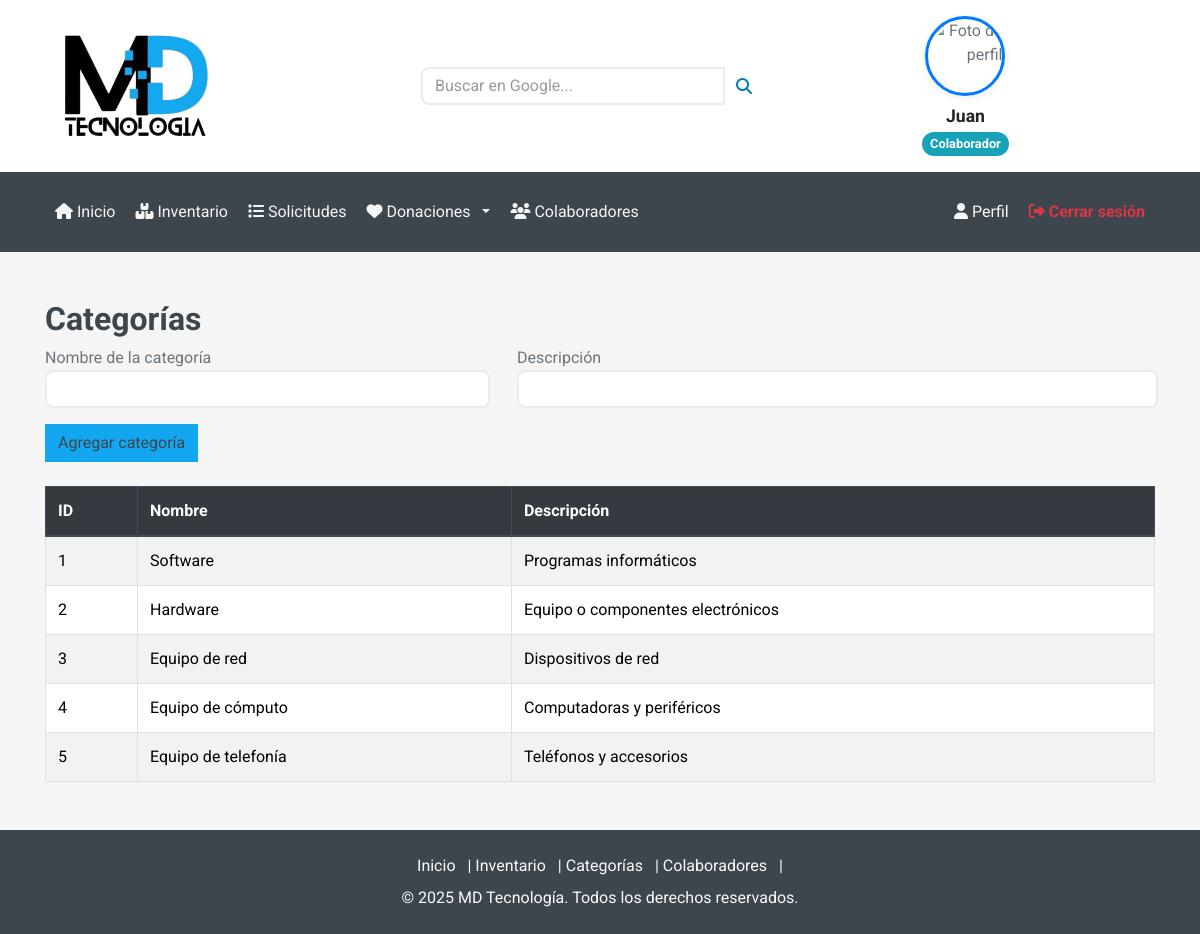
Screenshot of /colaboradores/CategoriasColab.php (signed in) with the database file from the repository.
### tables this page shows
CREATE TABLE categorias (
  id INT AUTO_INCREMENT PRIMARY KEY,
  nombre VARCHAR(50) NOT NULL,
  descripcion TEXT
);

### conexion.php (called while the page is built, shortened)
<?php
class Conexion {
    private $servername = "localhost";
    private $username = "root";
    private $password = "1234";
    private $dbname = "cmdb";
    private $port = 3306;
    private $conn;
    public function __construct() {
        try {
            $this->conn = new mysqli($this->servername, $this->username, $this->password, $this->dbname);
            $this->conn->set_charset("utf8mb4");
        } catch (Exception $e) {
            try {
                $this->conn = new mysqli("127.0.0.1", $this->username, $this->password, $this->dbname, $this->port);
                if ($this->conn->connect_error) {
                    throw new Exception("Error de conexión: " . $this->conn->connect_error);
                }
                $this->conn->set_charset("utf8mb4");
            } catch (Exception $e2) {
                try {
                    $this->conn = new mysqli("localhost:/tmp/mysql.sock", $this->username, $this->password, $this->dbname);
                    if ($this->conn->connect_error) {
                        throw new Exception("Error de conexión: " . $this->conn->connect_error);
                    }
                    $this->conn->set_charset("utf8mb4");
                } catch (Exception $e3) {
                    die("No se pudo establecer conexión a la base de datos. Posibles soluciones:<br>
                         1. Verifique que MySQL esté ejecutándose en WAMP<br>
                         2. Verifique que la contraseña del usuario root sea '1234'<br>
                         3. En phpMyAdmin, cambie el plugin de autenticación del usuario root a 'mysql_native_password'<br>
                         Error: " . $e3->getMessage());
                }
            }
        }
    }
    public function obtenerCategorias() {
        $sql = "SELECT * FROM categorias";
        $result = $this->conn->query($sql);
        $categorias = [];
        if ($result && $result->num_rows > 0) {
            while ($row = $result->fetch_assoc()) {
                $categorias[] = $row;
            }
        }
        return $categorias;
    }
}
?>

### colaboradores/CategoriasColab.php (the view, shortened to what this page needs)
<?php include('../navbar_unificado.php'); ?>
<div class="container mt-5">
    <h2>Categorías</h2>
    <form action="Categorias.php" method="post" class="mb-4">
        <div class="row">
            <div class="col-md-5">
                <label>Nombre de la categoría</label>
                <input type="text" name="nombre" class="form-control" required>
            </div>
            <div class="col-md-7">
                <label>Descripción</label>
                <input type="text" name="descripcion" class="form-control">
            </div>
        </div>
        <div class="mt-3">
            <button class="btn btn-primary" type="submit" name="crear">Agregar categoría</button>
        </div>
    </form>
    <table class="table table-bordered table-striped mt-4">
        <thead class="thead-dark">
            <tr>
                <th>ID</th><th>Nombre</th><th>Descripción</th>
            </tr>
        </thead>
        <tbody>
            <?php
            require_once('conexion.php');
            $conexion = new Conexion();
            $result = $conexion->obtenerCategorias();
            foreach ($result as $row) {
                echo "<tr>
                    <td>{$row['id']}</td>
                    <td>{$row['nombre']}</td>
                    <td>{$row['descripcion']}</td>
                </tr>";
            }
            ?>
        </tbody>
    </table>
</div>
<?php include('footer.php'); ?>

### css/style.css (style rules this page uses)
*, *::before, *::after { box-sizing: border-box; }
html { font-family: sans-serif; line-height: 1.15; -webkit-text-size-adjust: 100%; -webkit-tap-highlight-color: rgba(0, 0, 0, 0); }
body { margin: 0; font-family: "Roboto", sans-serif; font-size: 1rem; font-weight: 400; line-height: 1.5; color: #6c757d; text-align: left; background-color: #f5f5f5; }
h2, h3, h4, h5, h6 { margin-top: 0; margin-bottom: 0.5rem; }
table { border-collapse: collapse; }
th { text-align: inherit; text-align: -webkit-match-parent; }
button { border-radius: 0; text-transform: none; }
input, button { margin: 0; font-family: inherit; font-size: inherit; line-height: inherit; overflow: visible; }
button:not(:disabled), [type="button"]:not(:disabled), [type="submit"]:not(:disabled) { cursor: pointer; }
h2, h3, h4, h5, h6, .h2, .h3, .h4, .h5, .h6 { margin-bottom: 0.5rem; font-weight: 500; line-height: 1.2; color: #3d464d; }
h2, .h2 { font-size: 2rem; }
.container, .container-fluid { width: 100%; padding-right: 15px; padding-left: 15px; margin-right: auto; margin-left: auto; }
.row { display: flex; flex-wrap: wrap; margin-right: -15px; margin-left: -15px; }
.col-6, .col-12, .col-sm-6, .col-md-4, .col-md-5, .col-md-6, .col-md-8, .col-md-12, .col-lg-3, .col-lg-4, .col-lg-5, .col-lg-7, .col-lg-8, .col-lg-9 { position: relative; width: 100%; padding-right: 15px; padding-left: 15px; }
@media (min-width: 768px) { .col-md-5 { flex: 0 0 41.66667%; max-width: 41.66667%; } }
.table { width: 100%; margin-bottom: 1rem; color: #6c757d; }
.table th, .table td { padding: 0.75rem; vertical-align: top; border-top: 1px solid #dee2e6; }
.table thead th { vertical-align: bottom; border-bottom: 2px solid #dee2e6; }
.table-bordered { border: 1px solid #dee2e6; }
.table-bordered th, .table-bordered td { border: 1px solid #dee2e6; }
.table-bordered thead th, .table-bordered thead td { border-bottom-width: 2px; }
.table .thead-dark th { color: #fff; background-color: #343a40; border-color: #454d55; }
.form-control { display: block; width: 100%; height: calc(1.5em + 0.75rem + 2px); padding: 0.375rem 0.75rem; font-size: 1rem; font-weight: 400; line-height: 1.5; color: #495057; background-color: #fff; background-clip: padding-box; border: 1px solid #ced4da; border-radius: 0; transition: border-color 0.15s ease-in-out, box-shadow 0.15s ease-in-out; }
.form-control::placeholder { color: #999999; opacity: 1; }
.btn { display: inline-block; font-weight: 400; color: #6c757d; text-align: center; vertical-align: middle; user-select: none; background-color: transparent; border: 1px solid transparent; padding: 0.375rem 0.75rem; font-size: 1rem; line-height: 1.5; border-radius: 0; transition: color 0.15s ease-in-out, background-color 0.15s ease-in-out, border-color 0.15s ease-in-out, box-shadow 0.15s ease-in-out; }
.btn:not(:disabled):not(.disabled) { cursor: pointer; }
.btn-primary { color: #212529; background-color: #14a7f1; border-color: #14a7f1; }
.mt-3, .my-3 { margin-top: 1rem !important; }
.mt-4, .my-4 { margin-top: 1.5rem !important; }
.mb-4, .my-4 { margin-bottom: 1.5rem !important; }
.mt-5, .my-5 { margin-top: 3rem !important; }
h2, h3 { font-weight: 700 !important; }
.btn.btn-primary { color: #3d464d !important; }
.form-control, .form-select { border-radius: 8px; border: 2px solid #e9ecef; transition: border-color 0.3s; }

### rows the page displays
categorias: id "1", nombre "Software", descripcion "Programas informáticos"
categorias: id "2", nombre "Hardware", descripcion "Equipo o componentes electrónicos"
categorias: id "3", nombre "Equipo de red", descripcion "Dispositivos de red"
categorias: id "4", nombre "Equipo de cómputo", descripcion "Computadoras y periféricos"
categorias: id "5", nombre "Equipo de telefonía", descripcion "Teléfonos y accesorios"

### other values shown
$nombreUsuario "Juan"
$rolUsuario "Colaborador"
